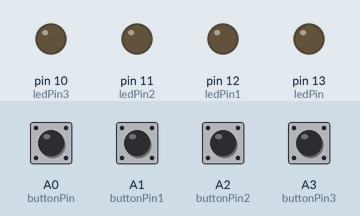
This sketch was run on a simulated Arduino Uno, built with avr-gcc and run on an emulated ATmega328P. On the bench: output pins drawn as LEDs (lit = HIGH). The test bench sets the inputs (shaded band); at power-on: A0 (buttonPin), A1 (buttonPin1), A2 (buttonPin2), A3 (buttonPin3) LOW.

Above: at 1.2 s.
1.3 s: A0 (buttonPin) pulled HIGH for 0.15 s
At 1.37 s:
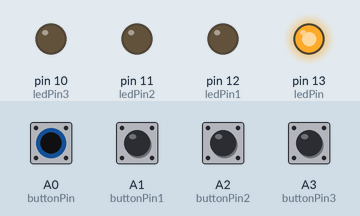
2.9 s: A1 (buttonPin1) pulled HIGH for 0.15 s
At 2.97 s:
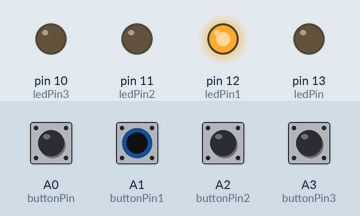
4.5 s: A2 (buttonPin2) pulled HIGH for 0.15 s
At 4.57 s:
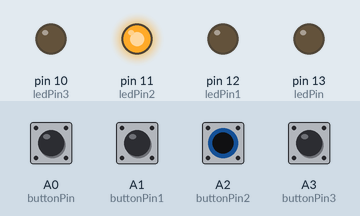
6.1 s: A3 (buttonPin3) pulled HIGH for 0.15 s
At 6.17 s:
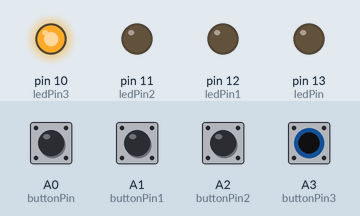
7.7 s: A0 (buttonPin) driven HIGH and A1 (buttonPin1) driven HIGH
At 8.8 s:
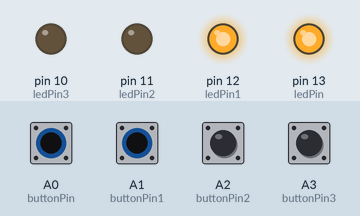
9.2 s: A2 (buttonPin2) pulled HIGH for 1 s
At 9.9 s:
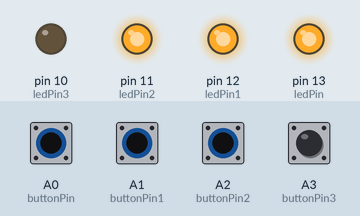
Timing chart, 0 to 12.2 s (numbered marks = the images above; inputs shaded):
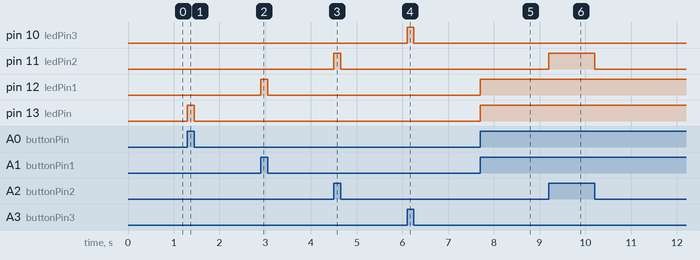

Measured:
- after the input at 1.3 s, pin 13 (ledPin): LOW → HIGH at once, → LOW 0.15 s later
- after the input at 2.9 s, pin 12 (ledPin1): LOW → HIGH at once, → LOW 0.15 s later
- after the input at 4.5 s, pin 11 (ledPin2): LOW → HIGH at once, → LOW 0.15 s later
- after the input at 6.1 s, pin 10 (ledPin3): LOW → HIGH at once, → LOW 0.15 s later
- after the input at 7.7 s, pin 12 (ledPin1), pin 13 (ledPin): LOW → HIGH at once
- after the input at 9.2 s, pin 11 (ledPin2): LOW → HIGH at once, → LOW 1.0 s later

The sketch:

Button.ino
```cpp
//we have button attahced on A0 to A3
//LEDs are attached at 10 to 13

// constants won't change. They're used here to set pin numbers:
const int buttonPin = A0;     // the number of the pushbutton pin
const int buttonPin1 = A1;
const int buttonPin2 = A2;
const int buttonPin3 = A3;
const int ledPin =  13;      // the number of the LED pin
const int ledPin1 =  12;
const int ledPin2 =  11;
const int ledPin3 =  10;

// variables will change:
int buttonState = 0;
int buttonState1 = 0;
int buttonState2 = 0;
int buttonState3 = 0;// variable for reading the pushbutton status

void setup() {
  // initialize the LED pin as an output:
  pinMode(ledPin, OUTPUT);
    pinMode(ledPin1, OUTPUT);
      pinMode(ledPin2, OUTPUT);
        pinMode(ledPin3, OUTPUT);
  // initialize the pushbutton pin as an input:
  pinMode(buttonPin, INPUT);
    pinMode(buttonPin1, INPUT);
      pinMode(buttonPin2, INPUT);
        pinMode(buttonPin3, INPUT);
}

void loop() {
  // read the state of the pushbutton value:
  buttonState = digitalRead(buttonPin);
  buttonState1 = digitalRead(buttonPin1);
  buttonState2 = digitalRead(buttonPin2);
  buttonState3 = digitalRead(buttonPin3);

  // check if the pushbutton is pressed. If it is, the buttonState is HIGH:

  (buttonState == HIGH)?digitalWrite(ledPin, HIGH):digitalWrite(ledPin, LOW);
    (buttonState1 == HIGH)?digitalWrite(ledPin1, HIGH):digitalWrite(ledPin1, LOW);
      (buttonState2 == HIGH)?digitalWrite(ledPin2, HIGH):digitalWrite(ledPin2, LOW);
        (buttonState3 == HIGH)?digitalWrite(ledPin3, HIGH):digitalWrite(ledPin3, LOW);


}
```
